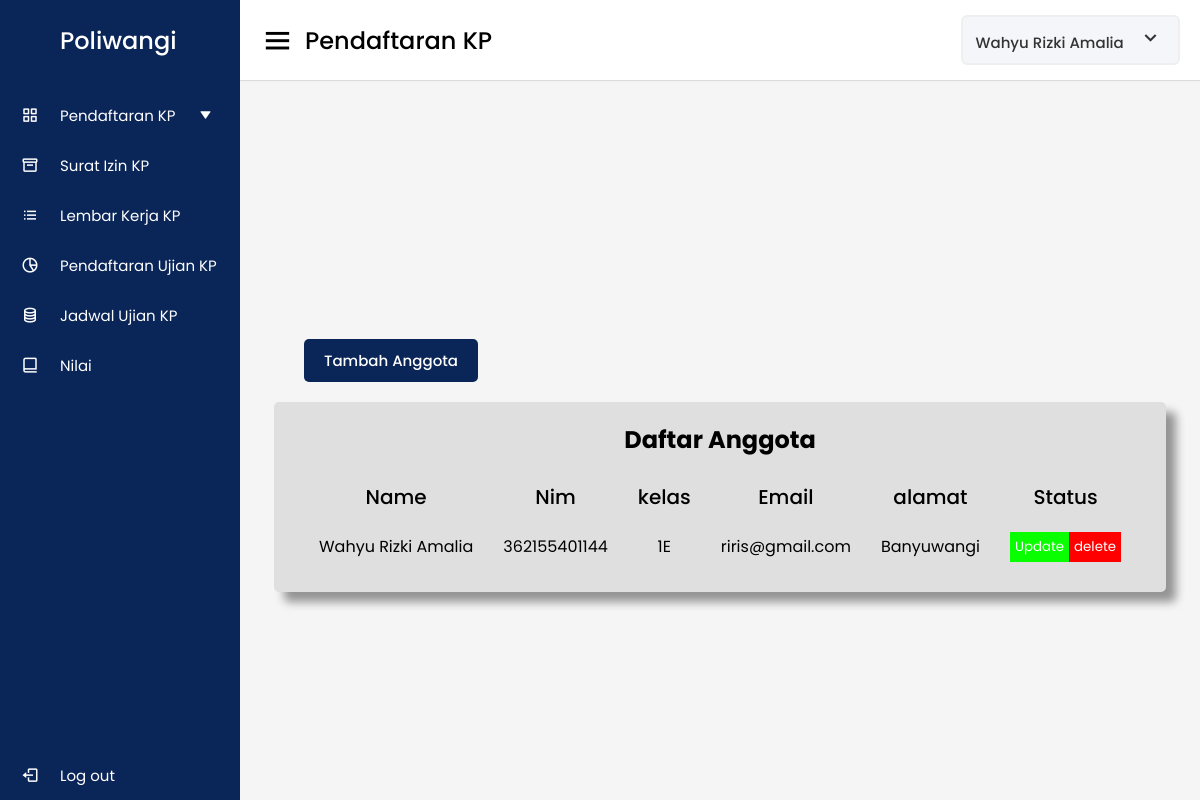
The app's page /php/anggota.php (signed in) with its own data.
### tables this page shows
CREATE TABLE `mahasiswa` (
  `id` int(50) NOT NULL,
  `nama_mahasiswa` varchar(45) DEFAULT NULL,
  `nim` varchar(45) DEFAULT NULL,
  `kelas` varchar(45) DEFAULT NULL,
  `email` varchar(45) DEFAULT NULL,
  `alamat` varchar(45) DEFAULT NULL,
  `id_user` int(50) DEFAULT NULL,
  `anggota_kelompok_id` int(11) DEFAULT NULL
);

### php/function.php (called while the page is built, shortened)
<?php
$conn = mysqli_connect("localhost", "root", "", "db_tugas");
function query($query)
{
    global $conn;
    $result = mysqli_query($conn, $query);
    $row = [];
    while ($rows = mysqli_fetch_assoc($result)) {
        $row[] = $rows;
    }
    return $row;
}

### php/anggota.php (the view, shortened to what this page needs)
<?php
require "function.php";
$id_user = $_SESSION['id'];
$mahasiswa =  query("SELECT * FROM mahasiswa  WHERE id_user = '$id_user'");
$username = $_SESSION['username'];
$user = query("SELECT * FROM mahasiswa WHERE nim = $username");
?>
<!DOCTYPE html>
<html lang="en">
<head>
  <link rel="stylesheet" href="../css/style20.css" />
  <link href="https://unpkg.com/boxicons@2.0.7/css/boxicons.min.css" rel="stylesheet" />
</head>
<body>
  <div class="sidebar">
    <div class="logo-details">
      <span class="logo_name">Poliwangi</span>
    </div>
    <ul class="nav-links">
      <li class="pend_btn">
        <a href="#" class="pend_btn klik">
          <i class="bx bx-grid-alt"></i>
          <span class="links_name pend_btn">Pendaftaran KP</span>
          <i class="bx bxs-down-arrow pend_btn"></i>
        </a>
      </li>
      <li>
        <a href="surat_izin.php">
          <i class="bx bx-box"></i>
          <span class="links_name">Surat Izin KP</span>
        </a>
      </li>
      <li>
        <a href="lembar_kerja.php">
          <i class="bx bx-list-ul"></i>
          <span class="links_name">Lembar Kerja KP</span>
        </a>
      </li>
      <li>
        <a href="pendaftran_ujian.php">
          <i class="bx bx-pie-chart-alt-2"></i>
          <span class="links_name">Pendaftaran Ujian KP</span>
        </a>
      </li>
      <li>
        <a href="jadwal.php">
          <i class="bx bx-coin-stack"></i>
          <span class="links_name">Jadwal Ujian KP</span>
        </a>
      </li>
      <li>
        <a href="nilai.php">
          <i class="bx bx-book-alt"></i>
          <span class="links_name"> Nilai </span>
        </a>
      </li>
      <li class="log_out">
        <a href="logout.php">
          <i class="bx bx-log-out"></i>
          <span class="links_name">Log out</span>
        </a>
      </li>
    </ul>
  </div>
  <section class="home-section">
    <nav>
      <div class="sidebar-button">
        <i class="bx bx-menu sidebarBtn"></i>
        <span class="dashboard">Pendaftaran KP</span>
      </div>
      <div class="profile-details">
        <a href="profil.php ">
          <?php foreach ($user as $mhs) : ?>
            <span class="admin_name"><?= $mhs['nama_mahasiswa']; ?></span>
            <i class="bx bx-chevron-down"></i>
          <?php endforeach; ?>
        </a>
      </div>
    </nav>
    <div class="container">
      <div class="boxin">
        <div class="tombol">
          <a href="tambah_anggota1.php">
            <button>Tambah Anggota</button>
          </a>
        </div>
        <div class="activity-data">
          <div class="box">
            <h2>Daftar Anggota</h2>
            <div class="boxn">
              <div class="data names">
                <span class="data-title">Name</span>
                <?php foreach ($mahasiswa as $tmb) : ?>
                  <span class="data-list"><?= $tmb["nama_mahasiswa"]; ?></span>
                <?php endforeach; ?>
              </div>
              <div class="data email">
                <span class="data-title">Nim</span>
                <?php foreach ($mahasiswa as $tmb) : ?>
                  <span class="data-list"><?= $tmb["nim"]; ?></span>
                <?php endforeach; ?>
              </div>
              <div class="data kelas">
                <span class="data-title">kelas</span>
                <?php foreach ($mahasiswa as $tmb) : ?>
                  <span class="data-list"><?= $tmb["kelas"]; ?></span>
                <?php endforeach; ?>
              </div>
              <div class="data Email">
                <span class="data-title">Email</span>
                <?php foreach ($mahasiswa as $tmb) : ?>
                  <span class="data-list"><?= $tmb["email"]; ?></span>
                <?php endforeach; ?>
              </div>
              <div class="data alam">
                <span class="data-title">alamat</span>
                <?php foreach ($mahasiswa as $tmb) : ?>
                  <span class="data-list"><?= $tmb["alamat"]; ?></span>
                <?php endforeach; ?>
              </div>
              <div class="data status">
                <span class="data-title">Status</span>
                <?php foreach ($mahasiswa as $tmb) : ?>
                  <span class="data-list">
                    <a href="update_anggota.php?id=<?= $tmb["id"]; ?>"><button class="update">Update</button></a>
                    <a href="hapus_mahasiswa.php?id=<?= $tmb["id"]; ?>"><button class="delete">delete</button></a>
                  </span>
                <?php endforeach; ?>
              </div>
            </div>
          </div>
        </div>
      </div>
    </div>
  </section>
</body>
</html>

### css/style20.css (style rules this page uses)
* { margin: 0; padding: 0; box-sizing: border-box; font-family: "Poppins", sans-serif; }
.sidebar { position: fixed; height: 100%; width: 240px; background: #0a2558; transition: all 0.5s ease; }
.sidebar .logo-details { height: 80px; display: flex; align-items: center; }
.sidebar .logo-details .logo_name { color: #fff; font-size: 24px; font-weight: 500; padding-left: 60px; }
.sidebar .nav-links { margin-top: 10px; }
.sidebar .nav-links li { position: relative; list-style: none; height: 50px; }
.sidebar .nav-links li a { height: 100%; width: 100%; display: flex; align-items: center; text-decoration: none; transition: all 0.4s ease; }
.sidebar .nav-links li i { min-width: 60px; text-align: center; font-size: 18px; color: #fff; }
.sidebar .nav-links li a .links_name { color: #fff; font-size: 15px; font-weight: 400; white-space: nowrap; }
.sidebar .nav-links .log_out { position: absolute; bottom: 0; width: 100%; }
.home-section { position: relative; background: #f5f5f5; min-height: 100vh; width: calc(100% - 240px); left: 240px; transition: all 0.5s ease; }
.home-section nav { display: flex; justify-content: space-between; height: 80px; background: #fff; display: flex; align-items: center; position: fixed; width: calc(100% - 240px); left: 240px; z-index: 100; padding: 0 20px; box-shadow: 0 1px 1px rgba(0, 0, 0, 0.1); transition: all 0.5s ease; }
.home-section nav .sidebar-button { display: flex; align-items: center; font-size: 24px; font-weight: 500; }
nav .sidebar-button i { font-size: 35px; margin-right: 10px; }
.home-section nav .profile-details { display: flex; align-items: center; background: #f5f6fa; border: 2px solid #efeef1; border-radius: 6px; height: 50px; min-width: 190px; padding: 0 15px 0 2px; justify-content: center; }
nav .profile-details a .admin_name { font-size: 15px; font-weight: 500; color: #333; margin: 0 10px; white-space: nowrap; }
a { text-decoration: none; }
nav .profile-details i { font-size: 25px; color: #333; }
.container { display: flex; justify-content: center; align-items: center; width: 100%; height: 100vh; }
.tombol button { margin-bottom: 20px; padding: 10px 20px; margin-left: 30px; cursor: pointer; font-weight: 500; font-size: 15px; background-color: #0a2558; color: white; border: none; border-radius: 5px; }
.activity-data { display: flex; justify-content: center; align-items: center; }
.activity-data .data { display: flex; flex-direction: column; padding: 0 15px; align-items: center; }
.activity-data .data-title { font-size: 20px; font-weight: 500; color: var(--text-color); text-align: center; width: 100%; height: 50px; display: flex; justify-content: center; align-items: center; }
.activity-data .data .data-list { font-size: 16px; font-weight: 400; white-space: nowrap; color: var(--text-color); height: 50px; display: flex; justify-content: center; align-items: center; }
.box { background-color: rgb(223, 223, 223); padding: 20px 30px; border-radius: 5px; box-shadow: 10px 10px 10px rgba(0, 0, 0, 0.4); margin-bottom: 30px; width: 1050px; }
.boxn { display: flex; justify-content: space-between; align-items: center; }
.boxin { margin-top: 20vh; }
.box h2 { margin-bottom: 15px; }
.data { max-width: 70%; }
.delete { background-color: red; color: white; border: none; padding: 5px; cursor: pointer; }
.update { background-color: rgb(9, 255, 0); color: white; border: none; padding: 5px; cursor: pointer; }
h2 { text-align: center; }
.names .data-list { max-width: 170px; overflow: auto; }
.sidebar .nav-links li .bxs-down-arrow { font-size: 12px; transition: 0.4s; }
@media (max-width: 1300px) { .box { width: 900px; } }
@media (max-width: 1200px) { .box { width: 100%; box-sizing: border-box; } }

### records on screen
mahasiswa: nama_mahasiswa "Wahyu Rizki Amalia", nim "362155401144", kelas "1E", email "riris@gmail.com", alamat "Banyuwangi"
